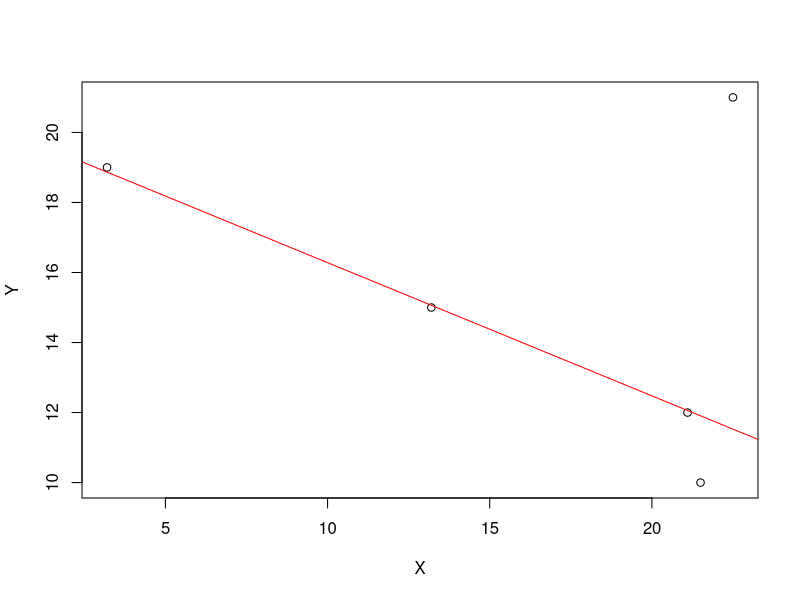

Source code (R):
##### 
Y<-c(10,15,21,12,19)
X<-c(21.5,13.2,22.5,21.1,3.2)
W<-c(1,1,0.2,1,1)

d<-cbind.data.frame(Y,X)
plot(Y~X)

fit1<-lm(Y~X, data=d, weights = W)
abline(coef = fit1$coefficients, col = "Red")



































